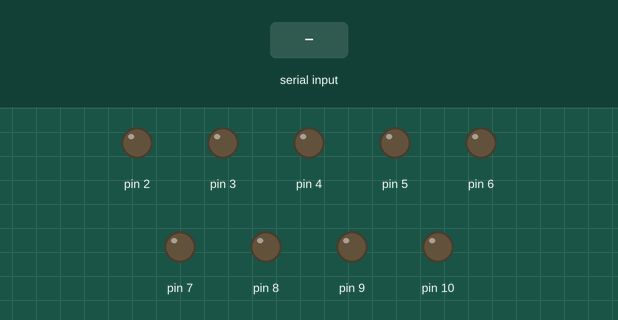
The sketch below on a simulated Arduino Uno, built with avr-gcc and run on an emulated ATmega328P. On the bench: output pins drawn as LEDs (lit = HIGH). The inputs (shaded band) are chosen by the test bench.

Above: at 1.2 s.
1.3 s: "1" received over Serial
At 2.1 s:
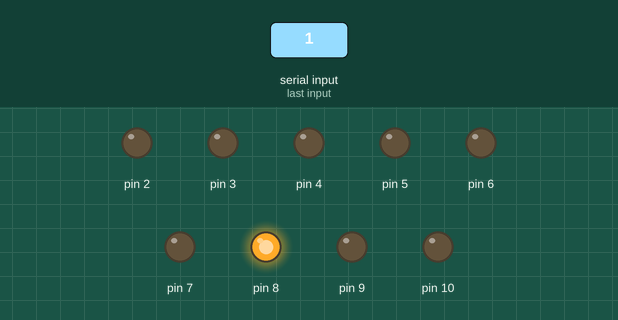
2.8 s: "2" received over Serial
At 3.3 s:
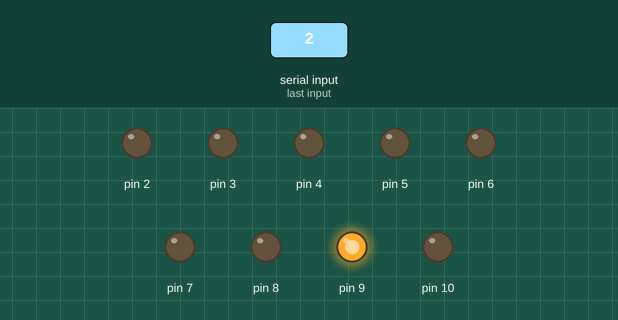
4.3 s: "3" received over Serial
At 5.5 s:
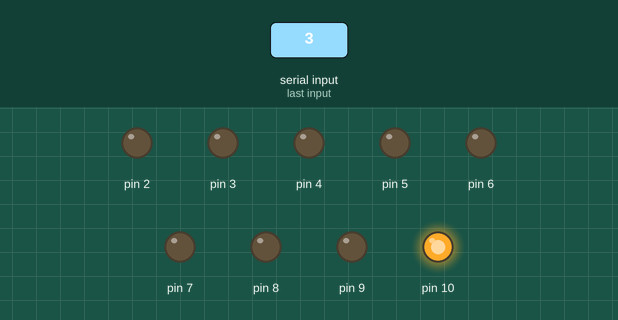
5.8 s: "4" received over Serial
At 6.8 s:
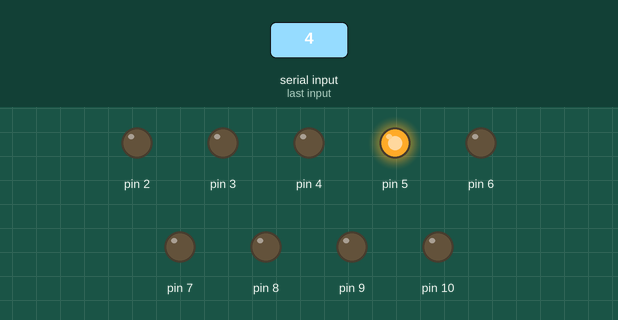
7.3 s: "5" received over Serial
At 7.9 s:
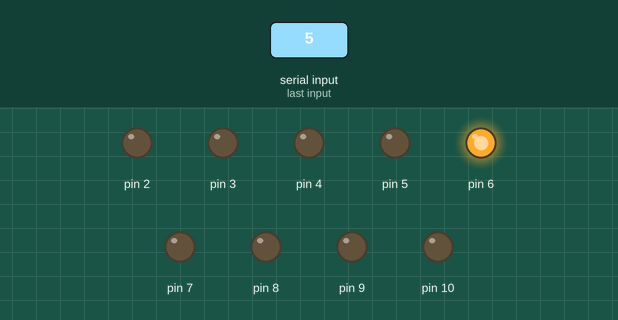
8.8 s: "6" received over Serial
At 10.2 s:
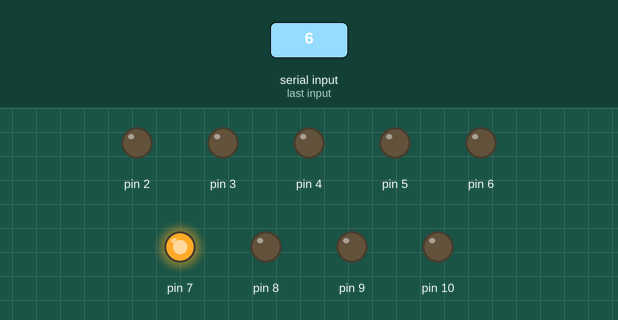
Timing chart, 0 to 11.3 s (numbered marks = the images above; inputs shaded):
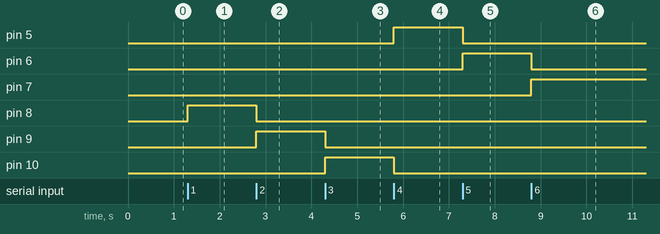

Measured:
- after the input at 1.3 s, pin 8: LOW → HIGH at once
- after the input at 2.8 s, pin 8: HIGH → LOW at once; pin 9: LOW → HIGH at once
- after the input at 4.3 s, pin 9: HIGH → LOW at once; pin 10: LOW → HIGH at once
- after the input at 5.8 s, pin 5: LOW → HIGH at once; pin 10: HIGH → LOW at once
- after the input at 7.3 s, pin 5: HIGH → LOW at once; pin 6: LOW → HIGH at once
- after the input at 8.8 s, pin 6: HIGH → LOW at once; pin 7: LOW → HIGH at once

The sketch:

arduCV.ino
```cpp
int data=0,i;
void setup() {
  for(i=2; i<11; i++){
    pinMode(i,OUTPUT);
    Serial.begin(9600);
  }

}
void sifir(){
  for(i=2; i<11; i++){
    digitalWrite(i,LOW);
  }
}
void loop() {
  if(Serial.available()){
    data = Serial.read();
    if(data=='1'){
      digitalWrite(8,HIGH);
      digitalWrite(2,LOW);
      digitalWrite(3,LOW);
      digitalWrite(4,LOW);
      digitalWrite(5,LOW);
      digitalWrite(6,LOW);
      digitalWrite(7,LOW);
      digitalWrite(9,LOW);
      digitalWrite(10,LOW);
    }
    else if(data=='2'){
      digitalWrite(9,HIGH);
      digitalWrite(2,LOW);
      digitalWrite(3,LOW);
      digitalWrite(4,LOW);
      digitalWrite(5,LOW);
      digitalWrite(6,LOW);
      digitalWrite(7,LOW);
      digitalWrite(8,LOW);
      digitalWrite(10,LOW);
    }
    else if(data=='3'){
      digitalWrite(10,HIGH);
      digitalWrite(2,LOW);
      digitalWrite(3,LOW);
      digitalWrite(4,LOW);
      digitalWrite(5,LOW);
      digitalWrite(6,LOW);
      digitalWrite(7,LOW);
      digitalWrite(9,LOW);
      digitalWrite(8,LOW);
    }
    else if(data=='4'){
      digitalWrite(5,HIGH);
      digitalWrite(2,LOW);
      digitalWrite(3,LOW);
      digitalWrite(4,LOW);
      digitalWrite(8,LOW);
      digitalWrite(6,LOW);
      digitalWrite(7,LOW);
      digitalWrite(9,LOW);
      digitalWrite(10,LOW);
    }
    else if(data=='5'){
      digitalWrite(6,HIGH);
      digitalWrite(2,LOW);
      digitalWrite(3,LOW);
      digitalWrite(4,LOW);
      digitalWrite(5,LOW);
      digitalWrite(8,LOW);
      digitalWrite(7,LOW);
      digitalWrite(9,LOW);
      digitalWrite(10,LOW);
    }
    else if(data=='6'){
      digitalWrite(7,HIGH);
      digitalWrite(2,LOW);
      digitalWrite(3,LOW);
      digitalWrite(4,LOW);
      digitalWrite(5,LOW);
      digitalWrite(6,LOW);
      digitalWrite(8,LOW);
      digitalWrite(9,LOW);
      digitalWrite(10,LOW);
    }
    else if(data=='7'){
      digitalWrite(2,HIGH);
      digitalWrite(8,LOW);
      digitalWrite(3,LOW);
      digitalWrite(4,LOW);
      digitalWrite(5,LOW);
      digitalWrite(6,LOW);
      digitalWrite(7,LOW);
      digitalWrite(9,LOW);
      digitalWrite(10,LOW);
    }
    else if(data=='8'){
      digitalWrite(3,HIGH);
      digitalWrite(2,LOW);
      digitalWrite(8,LOW);
      digitalWrite(4,LOW);
      digitalWrite(5,LOW);
      digitalWrite(6,LOW);
      digitalWrite(7,LOW);
      digitalWrite(9,LOW);
      digitalWrite(10,LOW);
    }
    else if(data=='9'){
      digitalWrite(4,HIGH);
      digitalWrite(2,LOW);
      digitalWrite(3,LOW);
      digitalWrite(8,LOW);
      digitalWrite(5,LOW);
      digitalWrite(6,LOW);
      digitalWrite(7,LOW);
      digitalWrite(9,LOW);
      digitalWrite(10,LOW);
    }
    else{
      digitalWrite(4,LOW);
      digitalWrite(2,LOW);
      digitalWrite(3,LOW);
      digitalWrite(8,LOW);
      digitalWrite(5,LOW);
      digitalWrite(6,LOW);
      digitalWrite(7,LOW);
      digitalWrite(9,LOW);
    }
  }

}
```
